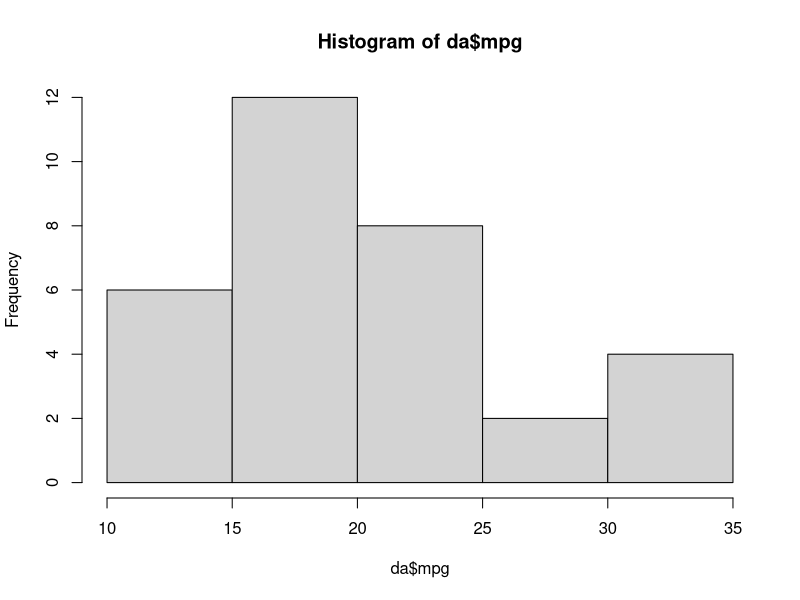
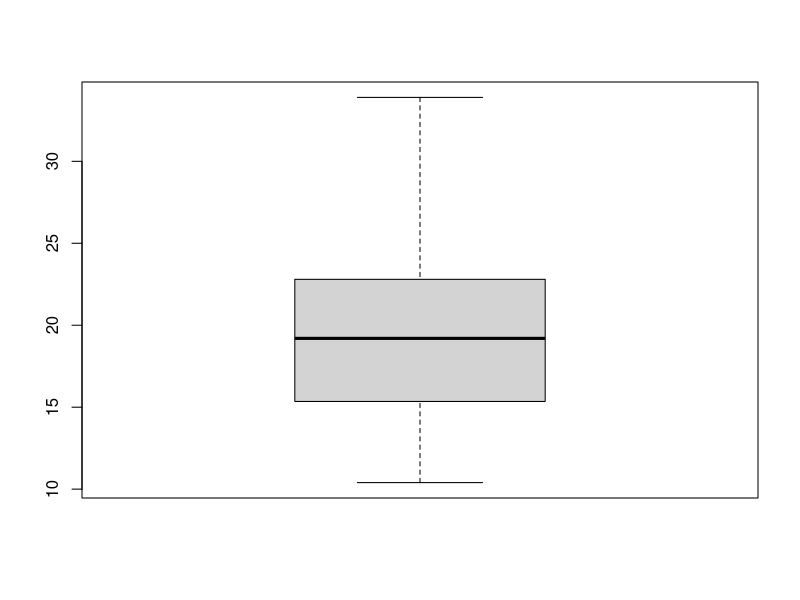
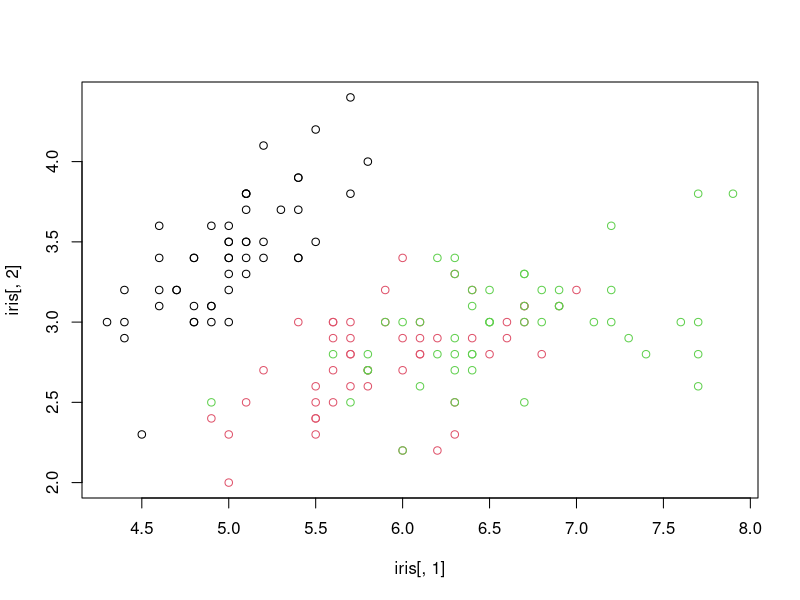

Generate these figures, in order, with R:
#Econ 122: Exercise 09/17/2020

da = mtcars #make a copy of mtcars data and assign it to a new variable "da"
dim(da) #32 (observations) by 11 (variables)
head(da)

### Data Exploration using Statistics (Five-Number Summary) ###
(out = summary(da$mpg)) #Three quartiles (Q1, Q2(=median), Q3) divides data equally into four equal patrs
#please check how many observations are below Q1 of mpg? between Q1 and Q2? between Q2 and #? greater than Q3?
out[2] #the "out" variable is a "table", which is another way to store data. The 2nd position in "out" is the first quartile (Q1)
q1 = unname(out[2])
q2 = unname(out[3])
q3 = unname(out[5])
q1; q2; q3

da$mpg[da$mpg < q1]
length(da$mpg[da$mpg < q1]) #25% (32 * 0.25) of observations is smaller than q1
da$mpg[da$mpg > q1 & da$mpg < q2]
length(da$mpg[da$mpg > q1 & da$mpg < q2]) ##25% (32 * 0.25) of observations is between q1 & q2
#Examine the number of observations for (between q2 & q3) and (greater than q3) by yourself


### Data Exploration using Figures ###
x11()
hist(da$mpg)
x11()
boxplot(da$mpg)


### Create new Variables in a Data Frame ###
da$FE = 0
#divide the car into two groups; "H" for fuel efficient car and "L" otherwise
out[4]
da[da$mpg > out[4],]$FE = "High"
da[da$mpg <= out[4],]$FE = "Low"

da$FE2 = 0
#Categorize FE2 to three level, "H", if mpg > Q3, "M": Q1 < mpg < Q3, "L": if mpg < Q1
da[da$mpg > out[5],]$FE2 = "H"
da[da$mpg >= out[2] & da$mpg <= out[5],]$FE2 = "M"
da[da$mpg < out[2],]$FE2 = "L"

#Alternatively,
da$FE3 = "H" #use the "H" as the initial level for all cars
da[da$mpg >= out[2] & da$mpg <= out[5],]$FE3 = "M"
da[da$mpg < out[2],]$FE3 = "L"


###Supervised vs. Unsupervised Machine Learning### (Depends on whether there is a "Target" variable)

#clustering of three varieties of Iris (find the patter: Unsupervised Learning)
head(iris)
table(iris[,5])
x11()
plot(iris[,1], iris[,2], col = iris[,5])
